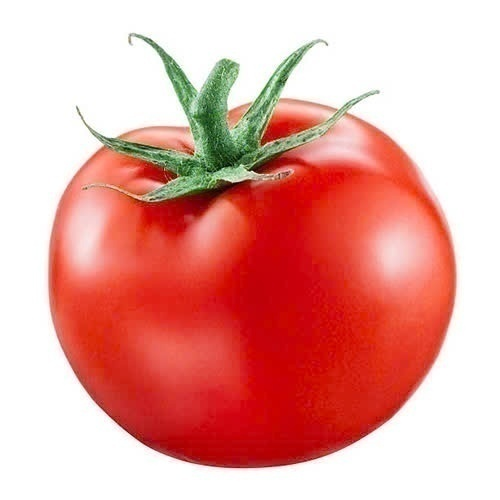
#> input picture z5966263488289_871d634a1742dd7d2ba9d0b0585b7ede.jpg, 500 x 500 px, found by its file name
$ python translation.py
#> lines starting #> are read from the running program, lines starting #| are printed output that depends on the picture
import cv2
import numpy as np

# Đọc ảnh
img = cv2.imread("L:/NNLT_Python/Xu-li-anh/z5966263488289_871d634a1742dd7d2ba9d0b0585b7ede.jpg")
#> img is the input picture: shape (500, 500, 3); mean B, G, R 157.1, 163.7, 230.9
(h, w) = img.shape[:2]
#> h = 500; w = 500
print('Chiều cao ảnh: ', h)
#| Chiều cao ảnh:  500
print('Chiều rộng ảnh: ', w)
#| Chiều rộng ảnh:  500

# Xác định toạ độ tâm và lấy màu tại tâm
center_x, center_y = w // 2, h // 2
#> center_x = 250; center_y = 250

# Dịch chuyển ảnh
translation_x = 100  # Dịch sang phải 50 pixel
translation_y = 50  # Dịch xuống 30 pixel

# Tạo ma trận dịch chuyển
translation_matrix = np.float32([[1, 0, translation_x], [0, 1, translation_y]])

# Áp dụng dịch chuyển
translated_img = cv2.warpAffine(img, translation_matrix, (w, h))
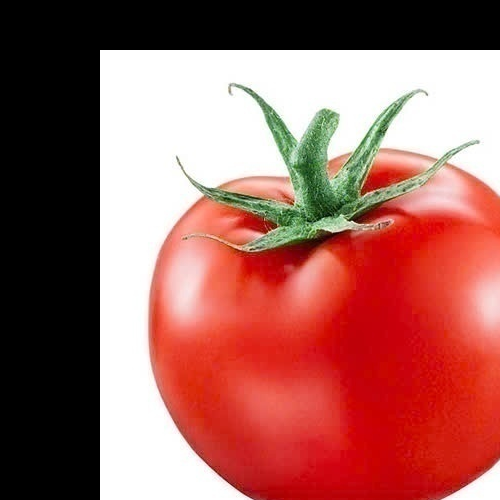
#> translated_img: shape (500, 500, 3); mean B, G, R 94.8, 100.6, 161.1

# Hiển thị ảnh gốc và ảnh đã dịch chuyển
cv2.imshow("Ảnh gốc", img)
cv2.moveWindow("Ảnh gốc", 200, 100)  # Đặt vị trí cửa sổ ảnh gốc

cv2.imshow("Ảnh đã dịch chuyển", translated_img)
cv2.moveWindow("Ảnh đã dịch chuyển", 800, 100)  # Đặt vị trí cửa sổ ảnh đã dịch chuyển

cv2.waitKey(0)
cv2.destroyAllWindows()
